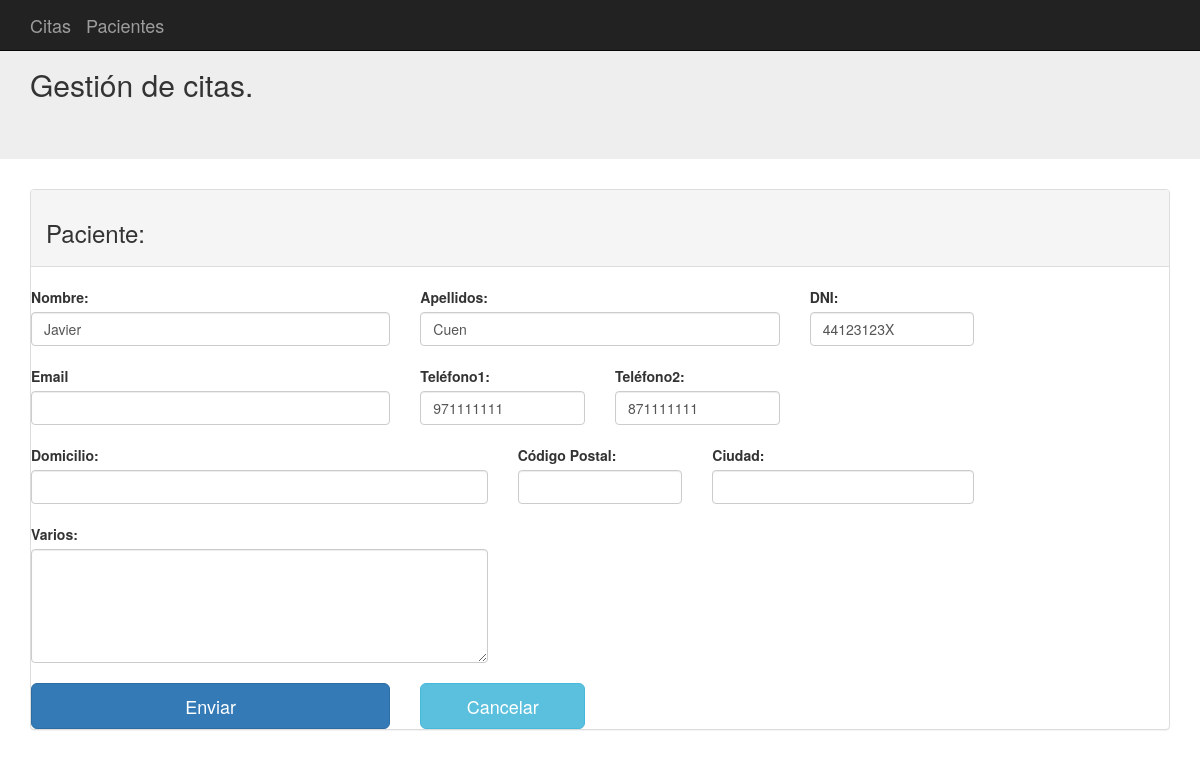
Page /paciente/modificar/2 on the committed database.
### aplication/models.py (models this page shows, shortened)
class Pacientes(db.Model):
	__tablename__ = 'pacientes'
	id = Column(Integer, primary_key=True)
	nombre = Column(String(100),nullable=False)
	apellidos = Column(String(200),nullable=False)
	dni = Column(String(10),nullable=False)
	telefono1 = Column(String(9),nullable=False)
	telefono2 = Column(String(9),nullable=False)
	email = Column(String(100))
	domicilio = Column(String(200))
	cp = Column(String(6))
	ciudad = Column(String(200))
	varios = Column(String(300))

### app.py (the view)
@app.route('/paciente/modificar/<id>', methods=["get","post"])
@app.route('/paciente/nuevo', methods=["get","post"])
def paciente_edit(id=0):
	form = formPaciente()
	if form.validate_on_submit() and id==0 and request.form['id_paciente'] =='0':
		paciente = Pacientes()
		form.populate_obj(paciente)
		db.session.add(paciente)
		db.session.commit()
		return redirect(url_for("pacientes"))
	elif form.validate_on_submit() :
		paciente = Pacientes.query.get(request.form['id_paciente'])
		form.populate_obj(paciente)
		db.session.commit()
		return redirect(url_for("paciente", id=request.form['id_paciente']))
	elif id != 0:
		paciente = Pacientes.query.get(id)
		form=formPaciente(obj=paciente)
		return render_template("paciente_edit.html", form=form, id=id)
	else:
		return render_template("paciente_edit.html",form=form, id=id)

### aplication/forms.py
class formPaciente(FlaskForm):
	nombre=StringField("Nombre:",validators=[DataRequired("Tienes que introducir el NOMBRE")])
	apellidos=StringField("Apellidos:",validators=[DataRequired("Tienes que introducir los APELLIDOS")])
	dni=StringField("DNI:",default=00,validators=[DataRequired("Tienes que introducir el DNI")])
	email = EmailField('Email')
	telefono1 = StringField("Teléfono1:",default=971,validators=[DataRequired("Tienes que introducir un TELÉFONO")])
	telefono2 = StringField("Teléfono2:",)
	domicilio = StringField("Domicilio:",)
	cp = StringField("Código Postal:",)
	ciudad = StringField("Ciudad:",)
	varios=TextAreaField("Varios:")
	submit = SubmitField('Enviar')

### templates/paciente_edit.html (shortened to what this page needs)
{% extends "base.html" %}
{% block contenido %}
<div class="panel panel-default">
       <div class="panel-heading">
            <h3>Paciente:</h3>
       </div>
       <form method="post" action={{url_for("paciente_edit")}}>
           <div class="row">
               <br>
               <div class="col-md-4 mb-3">
                    {{form.nombre.label() }}{{form.nombre(size="100",class="form-control")}}
                    <br/>
               </div>
               <div class="col-md-4 mb-3">
                    {{form.apellidos.label() }}{{form.apellidos(size="200",class="form-control")}}
                    <br/>
               </div>
               <div class="col-md-2 mb-3">
                    {{form.dni.label() }}{{form.dni(size="10",class="form-control")}}
                    <br/>
               </div>
               <div class="col-md-4 mb-3">
                    {{form.email.label() }}{{form.email(size="10",class="form-control")}}
                    <br/>
               </div>
               <div class="col-md-2 mb-3">
                    {{form.telefono1.label() }}{{form.telefono1(size="10",class="form-control")}}
                    <br/>
               </div>
               <div class="col-md-2 mb-3">
                    {{form.telefono2.label() }}{{form.telefono2(size="10",class="form-control")}}
                    <br/>
               </div>
               <div class="col-md-5 mb-3">
                    {{form.domicilio.label() }}{{form.domicilio(size="10",class="form-control")}}
                    <br/>
               </div>
               <div class="col-md-2 mb-3">
                    {{form.cp.label() }}{{form.cp(size="10",class="form-control")}}
                    <br/>
               </div>
               <div class="col-md-3 mb-3">
                    {{form.ciudad.label() }}{{form.ciudad(size="10",class="form-control")}}
                    <br/>
               </div>
               <div class="col-md-5 mb-3">
                    {{form.varios.label() }}<br/>{{form.varios(rows="5",cols="60",class="form-control")}}
                    <br/>
               </div>
           </div>
           <div class="row">
                <div class="col-md-4 mb-3">
                    {{form.submit(class="btn btn-lg btn-primary btn-block")}}
                </div>
               <div class="col-md-2 mb-3">
                     <button type="button" class="btn btn-lg btn-info btn-block">Cancelar</button>
                </div>
           </div>
       </form>
</div>
{% endblock %}

### rows in the picture
Pacientes: nombre "Javier", apellidos "Cuen", dni "44123123X", telefono1 "971111111", telefono2 "871111111"
